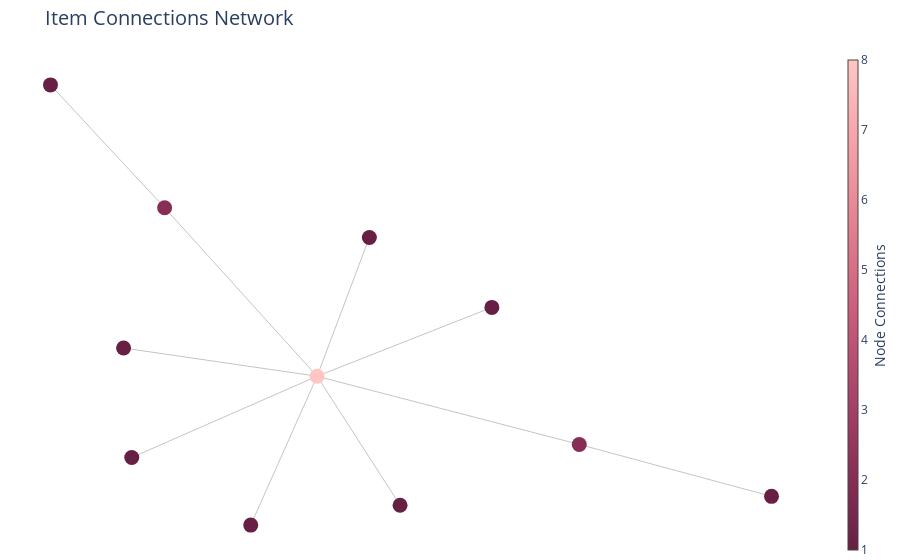

The notebook cell this image was saved under:
### Code cell
network_A = list(rules["antecedents"].unique())
network_B = list(rules["consequents"].unique())
node_list = list(set(network_A + network_B))
G = nx.Graph()
for i in node_list:
    G.add_node(i)
for i,j in rules.iterrows():
    G.add_edges_from([(j["antecedents"], j["consequents"])])
pos = nx.spring_layout(G, k=0.5, dim=2, iterations=400)
for n, p in pos.items():
    G.nodes[n]['pos'] = p

edge_trace = go.Scatter(x=[], y=[], line=dict(width=0.5, color='#888'), hoverinfo='none', mode='lines')

for edge in G.edges():
    x0, y0 = G.nodes[edge[0]]['pos']
    x1, y1 = G.nodes[edge[1]]['pos']
    edge_trace['x'] += tuple([x0, x1, None])
    edge_trace['y'] += tuple([y0, y1, None])

node_trace = go.Scatter(x=[], y=[], text=[], mode='markers', hoverinfo='text',
    marker=dict(showscale=True, colorscale='Burg', reversescale=True, color=[], size=15,
    colorbar=dict(thickness=10, title='Node Connections', xanchor='left', titleside='right')))

for node in G.nodes():
    x, y = G.nodes[node]['pos']
    node_trace['x'] += tuple([x])
    node_trace['y'] += tuple([y])

for node, adjacencies in enumerate(G.adjacency()):
    node_trace['marker']['color']+=tuple([len(adjacencies[1])])
    node_info = str(adjacencies[0]) +'<br>No of Connections: {}'.format(str(len(adjacencies[1])))
    node_trace['text']+=tuple([node_info])

fig = go.Figure(data=[edge_trace, node_trace],
    layout=go.Layout(title='Item Connections Network', titlefont=dict(size=20),
    plot_bgcolor='white', showlegend=False, margin=dict(b=0,l=0,r=0,t=50),
    xaxis=dict(showgrid=False, zeroline=False, showticklabels=False),
    yaxis=dict(showgrid=False, zeroline=False, showticklabels=False)))

iplot(fig)

### Figure 1 — Plotly figure (JSON) as saved in the notebook; plotly's stock layout.template omitted (floating-point values rounded to 4 significant figures)
{"data": [{"hoverinfo": "none", "line": {"color": "#888", "width": 0.5}, "mode": "lines", "type": "scatter", "x": [0.5628, 1, null, 0.5628, -0.0336, null, -0.3804, -0.0336, null, -0.3804, -0.64, null, 0.1551, -0.0336, null, -0.0336, -0.1845, null, -0.0336, 0.08531, null, -0.0336, -0.4551, null, -0.0336, -0.4737, null, -0.0336, 0.364, null], "y": [-0.2573, -0.421, null, -0.2573, -0.04247, null, 0.4883, -0.04247, null, 0.4883, 0.8756, null, -0.4488, -0.04247, null, -0.04247, -0.5116, null, -0.04247, 0.3948, null, -0.04247, -0.2984, null, -0.04247, 0.04641, null, -0.04247, 0.1745, null]}, {"hoverinfo": "text", "marker": {"color": [2, 2, 1, 1, 8, 1, 1, 1, 1, 1, 1], "colorbar": {"thickness": 10, "title": {"side": "right", "text": "Node Connections"}, "xanchor": "left"}, "colorscale": [[0, "rgb(255, 198, 196)"], [0.1667, "rgb(244, 163, 168)"], [0.3333, "rgb(227, 129, 145)"], [0.5, "rgb(204, 96, 125)"], [0.6667, "rgb(173, 70, 108)"], [0.8333, "rgb(139, 48, 88)"], [1, "rgb(103, 32, 68)"]], "reversescale": true, "showscale": true, "size": 15}, "mode": "markers", "text": ["Pastry<br>No of Connections: 2", "Cake<br>No of Connections: 2", "Bread<br>No of Connections: 1", "Toast<br>No of Connections: 1", "Coffee<br>No of Connections: 8", "Hot chocolate<br>No of Connections: 1", "Juice<br>No of Connections: 1", "Cookies<br>No of Connections: 1", "Sandwich<br>No of Connections: 1", "Medialuna<br>No of Connections: 1", "Tea<br>No of Connections: 1"], "type": "scatter", "x": [0.5628, -0.3804, 1, 0.1551, -0.0336, 0.08531, -0.4551, -0.1845, 0.364, -0.4737, -0.64], "y": [-0.2573, 0.4883, -0.421, -0.4488, -0.04247, 0.3948, -0.2984, -0.5116, 0.1745, 0.04641, 0.8756]}], "layout": {"margin": {"b": 0, "l": 0, "r": 0, "t": 50}, "plot_bgcolor": "white", "showlegend": false, "title": {"font": {"size": 20}, "text": "Item Connections Network"}, "xaxis": {"showgrid": false, "showticklabels": false, "zeroline": false}, "yaxis": {"showgrid": false, "showticklabels": false, "zeroline": false}}}
